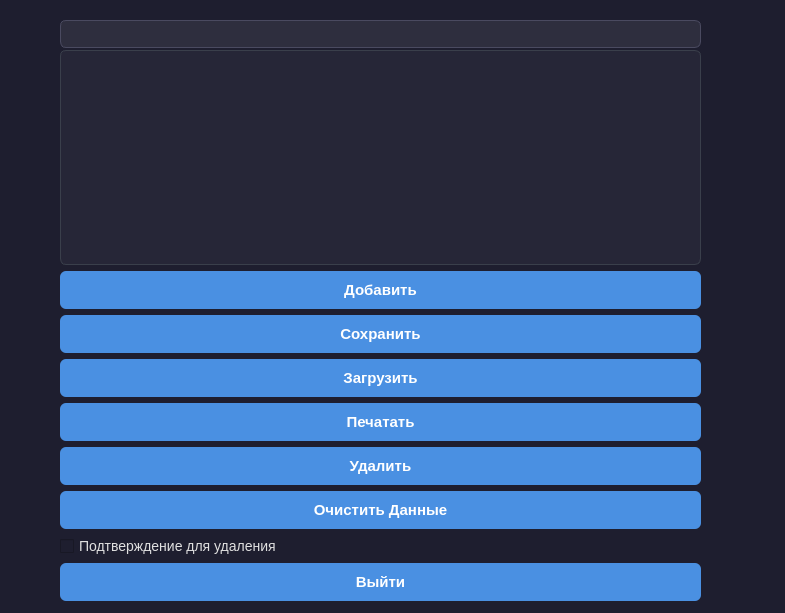
<?xml version="1.0" encoding="UTF-8"?>
<ui version="4.0">
 <class>project</class>
 <widget class="QWidget" name="project">
  <property name="geometry">
   <rect>
    <x>0</x>
    <y>0</y>
    <width>785</width>
    <height>613</height>
   </rect>
  </property>
  <property name="windowTitle">
   <string>Form</string>
  </property>
  <property name="styleSheet">
   <string notr="true">/* Общий стиль для всего приложения */
QWidget {
    background-color: #1e1e2f;
    color: #e0e0e0;
    font-family: 'Segoe UI', Tahoma, Geneva, Verdana, sans-serif;
    font-size: 14px;
}

/* Группа */
QGroupBox {
    border: 1px solid #3a3f4b;
    border-radius: 8px;
    margin-top: 20px;
    padding: 12px 16px;
    background-color: #2b2b3c;
    color: #e0e0e0;
}

QGroupBox:title {
    subcontrol-origin: margin;
    subcontrol-position: top left;
    padding: 0 6px;
    font-weight: bold;
    font-size: 15px;
    color: #ffffff;
}

/* Метки */
QLabel {
    color: #d6d6d6;
    font-size: 14px;
    font-weight: 500;
    padding: 2px 4px;
}

QLabel#sectionTitle {
    font-size: 18px;
    font-weight: bold;
    color: #87cefa; /* light sky blue */
    padding: 4px 0;
}

/* Кнопки */
QPushButton {
    background-color: #4a90e2;
    color: white;
    border: none;
    border-radius: 6px;
    padding: 10px 24px;
    font-size: 15px;
    font-weight: 600;
}

QPushButton:hover {
    background-color: #357ab8;
}

QPushButton:pressed {
    background-color: #2e5c9a;
}

/* Поля ввода */
QLineEdit {
    background-color: #2e2e3e;
    color: #ffffff;
    border: 1px solid #4a4a60;
    border-radius: 6px;
    padding: 6px 10px;
    font-size: 14px;
}

QLineEdit:focus {
    border: 1px solid #4a90e2;
    background-color: #3a3a50;
}

/* Таблица */
QTableWidget {
    background-color: #262637;
    alternate-background-color: #2e2e42;
    gridline-color: #3a3f4b;
    border: 1px solid #3a3f4b;
    border-radius: 6px;
    font-size: 14px;
    color: #e0e0e0;
    selection-background-color: #4a90e2;
    selection-color: #ffffff;
}

QHeaderView::section {
    background-color: #333344;
    color: #ffffff;
    padding: 6px;
    border: none;
    font-weight: bold;
    font-size: 14px;
}

QTableCornerButton::section {
    background-color: #333344;
    border: none;
}

/* Скроллбары (для виджетов с прокруткой) */
QScrollBar:vertical {
    background: #1e1e2f;
    width: 12px;
    margin: 0px;
    border-radius: 6px;
}

QScrollBar::handle:vertical {
    background: #4a90e2;
    min-height: 20px;
    border-radius: 6px;
}

QScrollBar::add-line:vertical,
QScrollBar::sub-line:vertical {
    height: 0px;
}

QScrollBar:horizontal {
    background: #1e1e2f;
    height: 12px;
    margin: 0px;
    border-radius: 6px;
}

QScrollBar::handle:horizontal {
    background: #4a90e2;
    min-width: 20px;
    border-radius: 6px;
}

QScrollBar::add-line:horizontal,
QScrollBar::sub-line:horizontal {
    width: 0px;
}
</string>
  </property>
  <widget class="QWidget" name="verticalLayoutWidget">
   <property name="geometry">
    <rect>
     <x>60</x>
     <y>50</y>
     <width>641</width>
     <height>551</height>
    </rect>
   </property>
   <layout class="QVBoxLayout" name="verticalLayout">
    <item>
     <widget class="QTableWidget" name="tableWidget"/>
    </item>
    <item>
     <widget class="QPushButton" name="btnAdd">
      <property name="text">
       <string>Добавить</string>
      </property>
     </widget>
    </item>
    <item>
     <widget class="QPushButton" name="bntSave">
      <property name="text">
       <string>Сохранить</string>
      </property>
     </widget>
    </item>
    <item>
     <widget class="QPushButton" name="btnUpload">
      <property name="text">
       <string>Загрузить</string>
      </property>
     </widget>
    </item>
    <item>
     <widget class="QPushButton" name="btnPrint">
      <property name="text">
       <string>Печатать</string>
      </property>
     </widget>
    </item>
    <item>
     <widget class="QPushButton" name="btnDelete">
      <property name="text">
       <string>Удалить</string>
      </property>
     </widget>
    </item>
    <item>
     <widget class="QPushButton" name="btnClear">
      <property name="text">
       <string>Очистить Данные</string>
      </property>
     </widget>
    </item>
    <item>
     <widget class="QCheckBox" name="checkBoxConfrimDelete">
      <property name="text">
       <string>Подтверждение для удаления</string>
      </property>
     </widget>
    </item>
    <item>
     <widget class="QPushButton" name="btnBack">
      <property name="text">
       <string>Выйти</string>
      </property>
     </widget>
    </item>
   </layout>
  </widget>
  <widget class="QLineEdit" name="lineEditFind">
   <property name="geometry">
    <rect>
     <x>60</x>
     <y>20</y>
     <width>641</width>
     <height>28</height>
    </rect>
   </property>
  </widget>
 </widget>
 <resources/>
 <connections/>
</ui>
